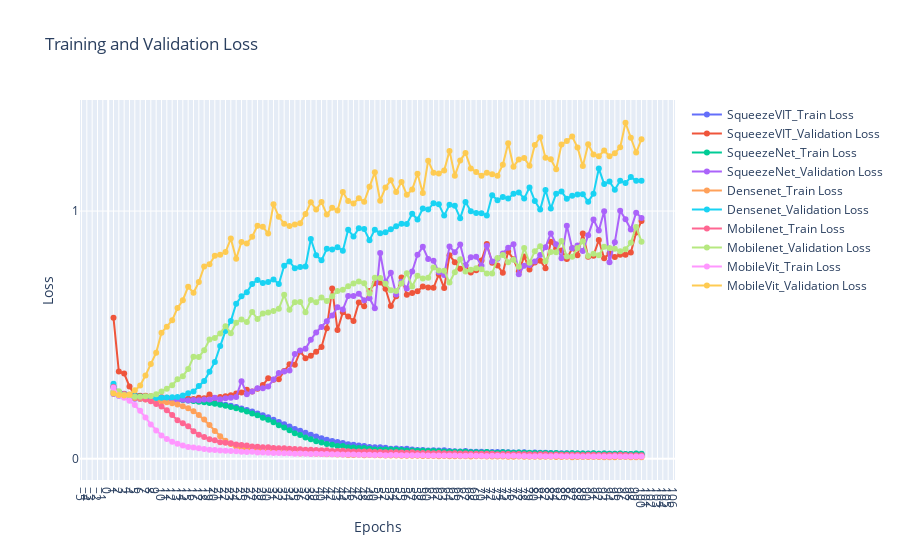

The code cell stored with this chart in its notebook:
### Code cell
import plotly.graph_objects as go

# Create the interactive plot
fig = go.Figure()
for exps in loss_data.keys():
    # plt.plot(epochs, loss_data[exps][0], label=exps + 'Train Loss', marker='o')
    # plt.plot(epochs, loss_data[exps][1], label=exps + 'Validation Loss', marker='o')
    fig.add_trace(go.Scatter(x=epochs, y=loss_data[exps][0], mode='lines+markers', name=exps + '_Train Loss'))
    fig.add_trace(go.Scatter(x=epochs, y=loss_data[exps][1], mode='lines+markers', name=exps + '_Validation Loss'))
# fig.add_trace(go.Scatter(x=epochs, y=train_loss, mode='lines+markers', name='Train Loss'))
# fig.add_trace(go.Scatter(x=epochs, y=val_loss, mode='lines+markers', name='Validation Loss'))

fig.update_layout(
    title='Training and Validation Loss',
    xaxis_title='Epochs',
    yaxis_title='Loss',
    xaxis=dict(tickmode='linear'),
    yaxis=dict(tickmode='linear'),
    # legend=dict(x=0, y=1),
    grid=dict(),
)

fig.show()
